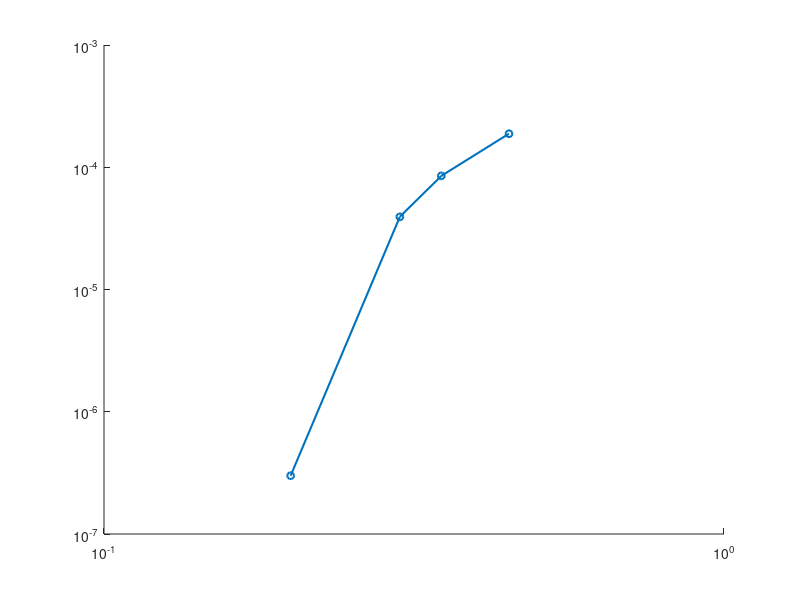

Recreate this plot in MATLAB. (Note: this script raises an error after producing the figure.)
load("mesh.mat");
fig = figure('Units', 'inches','OuterPosition',[0 0 3.33 3.53]);
hold on;
loglog1 = loglog(meshSi8(1:4),abs(ErrSi8(1:4)),'-o','LineWidth',1.5,'MarkerSize',5);
loglog1.MarkerFaceColor = [0 0.4470 0.7410];
hold on;
loglog2 = loglog(meshC8(1:4),abs(ErrC8(1:4)),'-pentagram','LineStyle','-.','LineWidth',1.5,'MarkerSize',5);
loglog2.MarkerFaceColor = [0.8500 0.3250 0.0980];
hold on;
loglog3 = loglog(meshLi4H4(1:4),abs(ErrLi4H4(1:4)),'-^','LineStyle',':', 'Color', '[0.4660 0.6740 0.1880]','LineWidth',1.5,'MarkerSize',5);
loglog3.MarkerFaceColor = [0.4660 0.6740 0.1880];
set(loglog1,'DisplayName','Si');
set(loglog2,'DisplayName','C');
set(loglog3,'DisplayName','LiH');
ylabel({'Error (ha/atom)'});
xlabel('$h$ (bohr)','Interpreter','latex');

ax = gca;
box(ax,'on');
set(ax,'FontName','Times New Roman','FontSize',14,'XDir','reverse','XMinorTick','on','XScale','log','XTick',...
    [0.01 0.05 0.1 0.2 0.3],'YMinorTick','on','YScale','log');
xticks([0.15 0.25 0.35 0.45]);
ylim([1e-7, 1e-2])
legend1 = legend(ax,'show');
set(legend1,'FontSize',12,'Location','Southwest');

set(fig, 'PaperUnits', 'inches');
set(fig, 'PaperPositionMode', 'auto');
fig_pos = get(fig, 'Position');
set(fig, 'PaperSize', fig_pos(3:4));
